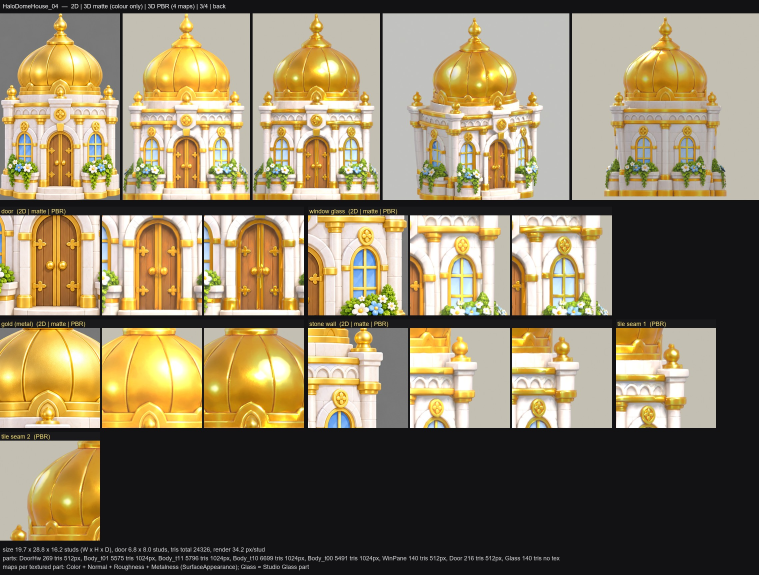
#> input picture art/review/img3/HaloDomeHouse_04_check.jpg, 2276 x 1724 px (shown at 1/3 size)
$ python cut_solid.py ../../art/review/img3/HaloDomeHouse_04_check.jpg out.png
#> lines starting #> are read from the running program, lines starting #| are printed output that depends on the picture; after the words box and inside, x2 and y2 are one past the last pixel; in counts of white or black regions, pixels touching at a corner belong together
### tools/cutout_flat.py
"""Cut a sprite/icon out of a flat solid background (e.g. Firefly "plain flat medium gray").

Keeps dark outlines that remote background removers sometimes eat.

Usage:
  py tools/cutout_flat.py <src.png> <out.png> [--size 512] [--fill 0.86] [--tol 48] [--soft 10]
  py tools/cutout_flat.py <src.png> <out.png> --check art/review/<name>_check.png
  py tools/cutout_flat.py <src.png> <out.png> --holes   (also clear enclosed background holes,
      e.g. trophy handles, bag strap loops; prints each hole so you can confirm it).
      Gray backgrounds only: on a white background, white shine spots match the backdrop
      and would be punched out.

How it works:
  1. Background colour = median of the four 20px corner blocks.
  2. Pixels within --tol (RGB distance) of it that connect to the image border are background.
  3. Inside that region alpha ramps from 0 (distance <= --soft) to 1 (distance >= --tol), and
     the colour is decontaminated: rgb = (I - (1 - a) * bg) / a.
  4. Alpha below 8 becomes 0, the result is trimmed, padded to a square with the subject at
     --fill of the side, and resized to --size.
--check writes a sheet on light / navy / magenta backgrounds plus a 48px copy.
Always look at the check sheet enlarged before showing or uploading (AGENTS.md cutout rule).
"""
import argparse

import numpy as np
from PIL import Image
from scipy import ndimage


def cutout(src, tol=48.0, soft=10.0, holes=False, hole_min=150, hole_tol=5.0):
#> called with tol = 12, soft = 5, holes = False, hole_min = 150, hole_tol = 5
    img = np.asarray(Image.open(src).convert("RGB")).astype(np.float32)
    h, w, _ = img.shape
    b = 20
    corners = np.concatenate([
        img[:b, :b].reshape(-1, 3), img[:b, -b:].reshape(-1, 3),
        img[-b:, :b].reshape(-1, 3), img[-b:, -b:].reshape(-1, 3),
    ])
#> corners = 1600 rows, first 8: [18, 18, 20], [18, 18, 20], [18, 18, 20], [18, 18, 20], [18, 18, 20], [18, 18, 20], [18, 18, 20], [18, 18, 20]
    bg = np.median(corners, axis=0)
#> bg = [18, 18, 20]
    d = np.sqrt(((img - bg) ** 2).sum(axis=2))

    labels, _ = ndimage.label(d < tol)
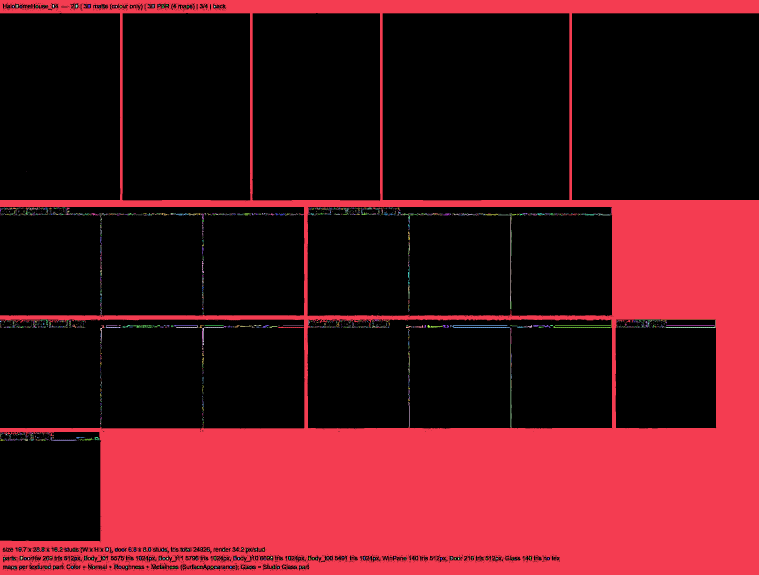
#> labels: shape (1724, 2276) int32 (shown at 1/3 size); 3240 distinct labels, from 0 to 3239; one colour per label, 0 black
    edge = np.unique(np.concatenate([labels[0], labels[-1], labels[:, 0], labels[:, -1]]))
#> edge = 21 values from 0 to 2950
    edge = edge[edge != 0]
#> edge = 20 values from 1 to 2950
    region = np.isin(labels, edge)
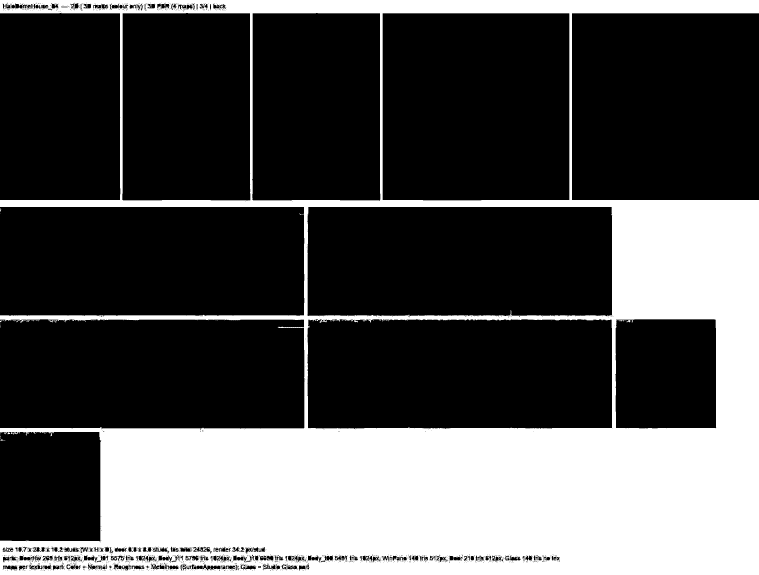
#> region: shape (1724, 2276) bool (shown at 1/3 size); 32% white; 14 white regions (12 under 20 px), largest, box (x1, y1, x2, y2) and area: (0, 0, 2276, 1724) 1253673, (0, 1318, 16, 1322) 30
    if holes:
        # Enclosed pockets of flat background (not touching the border): clear them when the
        # pocket is big enough and its median colour is very close to the background.
        for lab, sl in enumerate(ndimage.find_objects(labels), start=1):
            if sl is None or lab in edge:
                continue
            m = labels[sl] == lab
            area = int(m.sum())
            med = float(np.median(d[sl][m]))
            if area >= hole_min and med <= hole_tol:
                region[sl] |= m
                print(f"  hole cleared: {area}px at y{sl[0].start}-{sl[0].stop} x{sl[1].start}-{sl[1].stop} (median dist {med:.1f})")

    a = np.ones((h, w), np.float32)
    a[region] = np.clip((d[region] - soft) / (tol - soft), 0.0, 1.0)

    rgb = img.copy()
    safe = np.maximum(a, 1e-3)[..., None]
    dec = (img - (1.0 - a)[..., None] * bg) / safe
    rgb[region] = np.clip(dec[region], 0, 255)

    alpha = (a * 255).round().astype(np.uint8)
    alpha[alpha < 8] = 0
#> alpha: shape (1724, 2276); min 0, max 255, mean 174.5
    out = np.dstack([rgb.round().astype(np.uint8), alpha])
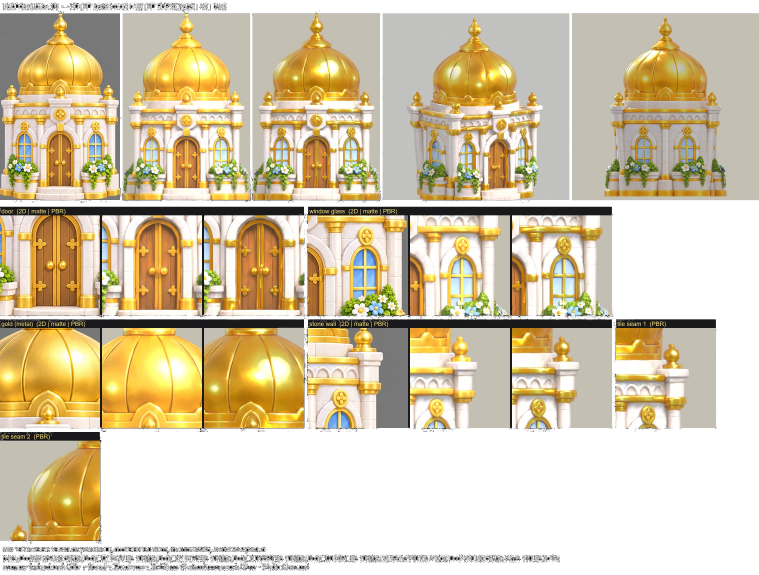
#> out: shape (1724, 2276, 4) (shown at 1/3 size); mean R, G, B, A 136.2, 122.2, 94, 174.5; transparent parts drawn white
    return Image.fromarray(out, "RGBA")


# [65 lines left out: functions square, edge_fix, check_sheet, main, not called in this run]


# [2 lines that do not run on import are left out]

### tools/img2/cut_solid.py
"""Cutout for props with pale stone/shadows close to the gray backdrop: no bites, no pin holes.

py cut_solid.py <src> <out> [--tol 12 --soft 5 --close 3 --gap-min 300 --gap-tol 10]
1. tools/cutout_flat.cutout (flood from the border only, no hole clearing) at source size.
2. The flood can creep into the subject along dark cracks. Close the opaque mask by --close px and fill it:
   every pixel inside that solid silhouette (2 px in from the edge) that is not opaque gets alpha 255 and its
   original source colour back.
3. Real see-through gaps (between legs, pole and flag) are kept: an enclosed hole of the closed mask that is at
   least --gap-min px and whose median colour is within --gap-tol of the backdrop stays transparent.
4. Keep the largest piece (+ pieces >= --min-piece of it, default 2%), trim to the alpha box + 2 px, no resize.
"""
import argparse
import os
import sys

import numpy as np
from PIL import Image
from scipy import ndimage

sys.path.insert(0, os.path.join(os.path.dirname(os.path.abspath(__file__)), ".."))
from cutout_flat import cutout  # noqa: E402


def disk(r):
    y, x = np.ogrid[-r:r + 1, -r:r + 1]
    return x * x + y * y <= r * r


def main():
    ap = argparse.ArgumentParser()
    ap.add_argument("src")
    ap.add_argument("out")
    ap.add_argument("--tol", type=float, default=12.0)
    ap.add_argument("--soft", type=float, default=5.0)
    ap.add_argument("--close", type=int, default=3)
    ap.add_argument("--gap-min", type=int, default=300)
    ap.add_argument("--gap-tol", type=float, default=10.0)
    ap.add_argument("--min-piece", type=float, default=0.02, help="drop detached pieces smaller than this share of the largest (0.001 keeps floating ember blobs)")
    a = ap.parse_args()

    src = np.asarray(Image.open(a.src).convert("RGB")).astype(np.float32)
    cut = np.asarray(cutout(a.src, a.tol, a.soft, False)).copy()
    al = cut[..., 3]
    h, w = al.shape
    b = 20
    corners = np.concatenate([src[:b, :b].reshape(-1, 3), src[:b, -b:].reshape(-1, 3),
                              src[-b:, :b].reshape(-1, 3), src[-b:, -b:].reshape(-1, 3)])
    bg = np.median(corners, axis=0)
#> bg = [18, 18, 20]
    dist = np.sqrt(((src - bg) ** 2).sum(axis=2))

    m = al > 128
#> m: shape (1724, 2276) bool; 68.5% white; 211 black regions (209 under 20 px), largest, box (x1, y1, x2, y2) and area: (0, 0, 2276, 1724) 1237189, (725, 1696, 737, 1706) 62
    mc = ndimage.binary_closing(m, structure=disk(a.close))
#> mc: shape (1724, 2276) bool; 69.2% white; 38 black regions, largest, box (x1, y1, x2, y2) and area: (0, 0, 2276, 1724) 1187956, (912, 643, 924, 945) 3110, (339, 1653, 500, 1709) 2678
    solid = ndimage.binary_fill_holes(mc)
#> solid: shape (1724, 2276) bool; 69.7% white; 1 black region, box (x1, y1, x2, y2) and area: (0, 0, 2276, 1724) 1187793
    holes = solid & ~mc
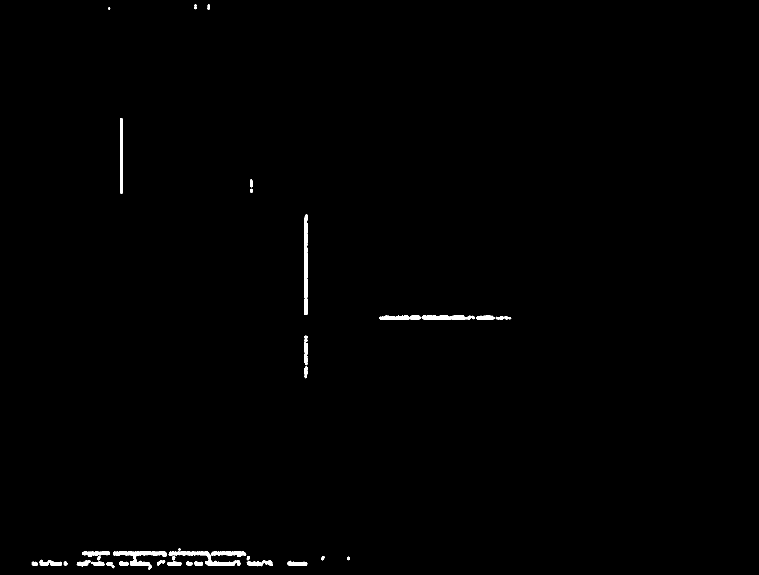
#> holes: shape (1724, 2276) bool (shown at 1/3 size); 0.57% white; 39 white regions, largest, box (x1, y1, x2, y2) and area: (912, 643, 924, 945) 3110, (339, 1653, 500, 1709) 2678, (506, 1654, 722, 1698) 2569
    lab, n = ndimage.label(holes)
#> lab: shape (1724, 2276) int32; 41 distinct labels, from 0 to 40
#> n = 40
    kept = 0
    for i, sl in enumerate(ndimage.find_objects(lab), start=1):
        reg = lab[sl] == i
        area = int(reg.sum())
        if area >= a.gap_min and float(np.median(dist[sl][reg])) <= a.gap_tol:
            solid[sl][reg] = False
            kept += 1
#> this loop made 40 passes
#> area on passes 1 to 8: 71, 92, 29, 1785, 158, 67, 3110, 1171
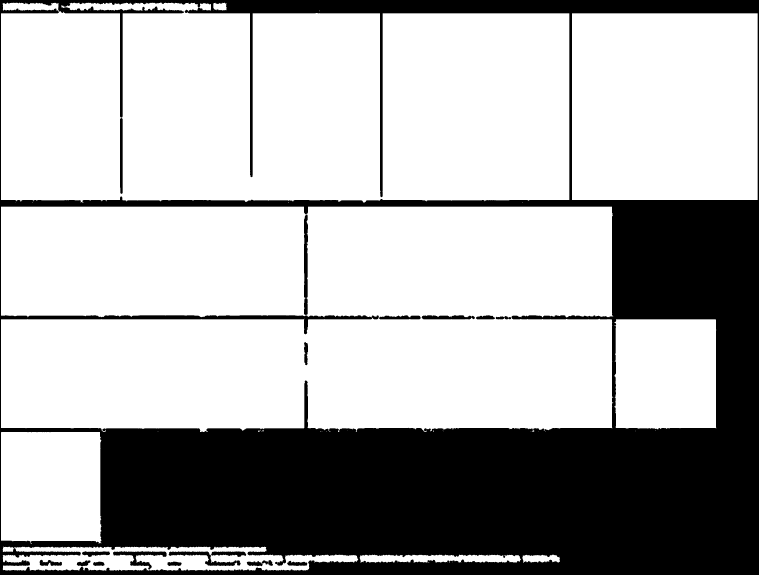
#> solid: shape (1724, 2276) bool (shown at 1/3 size); 69.2% white; 19 black regions, largest, box (x1, y1, x2, y2) and area: (0, 0, 2276, 1724) 1187793, (912, 643, 924, 945) 3110, (339, 1653, 500, 1709) 2678
#> after the loop, kept = 18
    interior = ndimage.binary_erosion(solid, iterations=2)
#> interior: shape (1724, 2276) bool; 67.7% white; 6 black regions, box (x1, y1, x2, y2) and area: (0, 0, 2276, 1724) 1260904, (504, 1652, 741, 1700) 5216, (117, 1677, 188, 1700) 1104, (910, 1024, 926, 1098) 932, (500, 1683, 547, 1700) 632, (277, 1683, 316, 1700) 511
    fix = interior & (al < 250)
#> fix: shape (1724, 2276) bool; 0.81% white; 673 white regions (486 under 20 px), largest, box (x1, y1, x2, y2) and area: (443, 1666, 618, 1710) 3430, (266, 1650, 394, 1710) 2653, (153, 1661, 255, 1710) 1774
    cut[fix, :3] = src[fix].round().astype(np.uint8)
    cut[fix, 3] = 255

    # largest piece (+ big companions)
    lab2, n2 = ndimage.label(cut[..., 3] > 0, structure=np.ones((3, 3)))
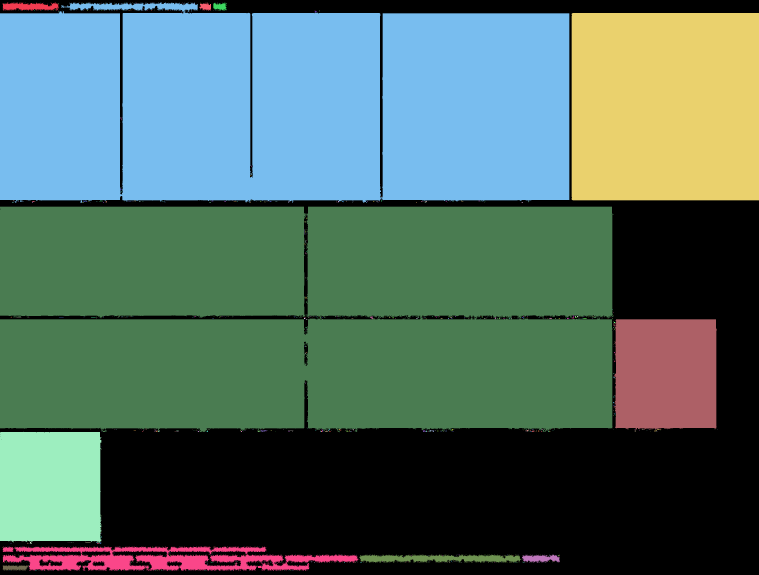
#> lab2: shape (1724, 2276) int32 (shown at 1/3 size); 1095 distinct labels, from 0 to 1094; one colour per label, 0 black
#> n2 = 1094
    if n2 > 1:
        sizes = ndimage.sum(np.ones((h, w)), lab2, range(1, n2 + 1))
#> sizes = 1094 values, max 1198372 at index 238, min 1 at index 1, mean 2491.6
        big = sizes.max()
#> big = 1198372
        drop = [i + 1 for i, s in enumerate(sizes) if s < big * a.min_piece]
#> drop = 1088 values from 1 to 1094
        cut[np.isin(lab2, drop), 3] = 0
    im = Image.fromarray(cut, "RGBA")
    box = im.getchannel("A").getbbox()
#> box = (0, 8, 2276, 1712)
    x0, y0, x1, y1 = box
#> x0 = 0; y0 = 8; x1 = 2276; y1 = 1712
    im = im.crop((max(0, x0 - 2), max(0, y0 - 2), min(w, x1 + 2), min(h, y1 + 2)))
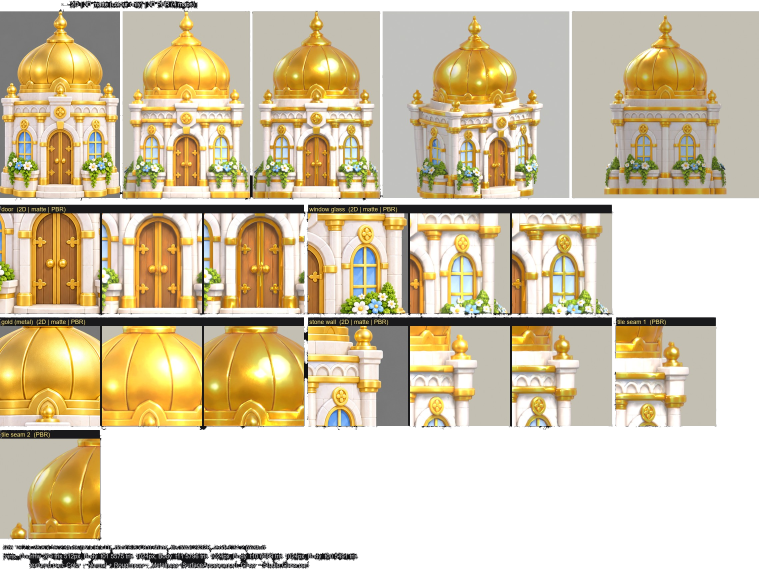
#> im: PIL image 2276x1708 RGBA (shown at 1/3 size); mean R, G, B, A 137.1, 122.9, 94.5, 176.9; transparent parts drawn white
    im.save(a.out)
    print(f"{os.path.basename(a.out)} {im.size} fixed {int(fix.sum())} px, see-through gaps kept {kept}")
#| out.png (2276, 1708) fixed 31797 px, see-through gaps kept 18


if __name__ == "__main__":
    main()

$ run again, on art/review/img3/HaloDomeHouse_07_check.jpg
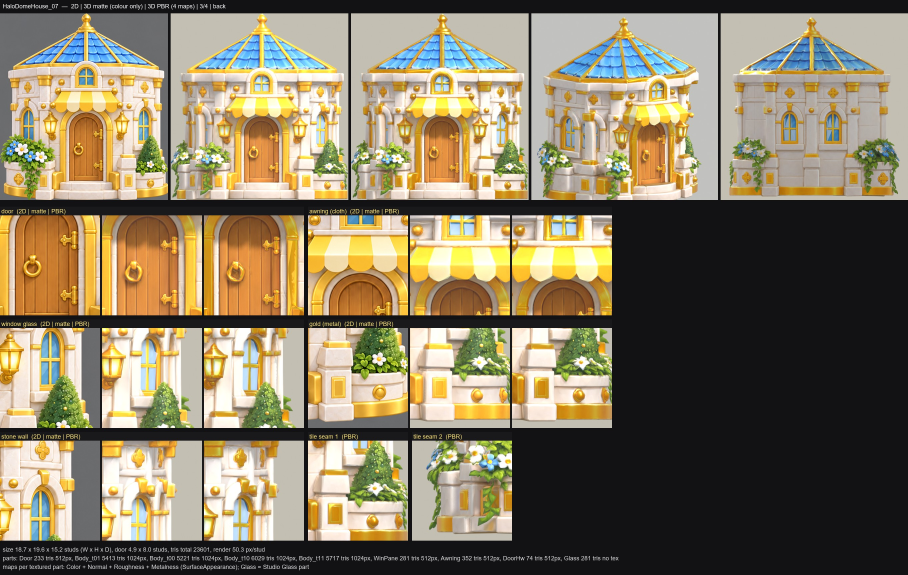
#> input picture art/review/img3/HaloDomeHouse_07_check.jpg, 2722 x 1724 px (shown at 1/3 size)
#> in cutout, `corners = np.concatenate([ img[:b, :b].reshape(-1, 3), img[:b, -b:].re..`: corners = 1600 rows, first 8: [18, 18, 20], [18, 18, 20], [18, 18, 20], [18, 18, 20], [18, 18, 20], [18, 18, 20], [18, 18, 20], [18, 18, 20]
#> in cutout, `bg = np.median(corners, axis=0)`: bg = [18, 18, 20]
#> labels: shape (1724, 2722) int32; 4065 distinct labels, from 0 to 4064
#> in cutout, `edge = np.unique(np.concatenate([labels[0], labels[-1], labels[:, 0], ..`: edge = 17 values from 0 to 3513
#> in cutout, `edge = edge[edge != 0]`: edge = [1, 167, 228, 266, 623, 625, 1625, 1687, 1706, 1927, 2100, 2703, 3023, 3078, 3174, 3513]
#> region: shape (1724, 2722) bool; 31.5% white; 12 white regions (10 under 20 px), largest, box (x1, y1, x2, y2) and area: (0, 0, 2722, 1724) 1476142, (0, 1298, 11, 1306) 28
#> in main, `bg = np.median(corners, axis=0)`: bg = [18, 18, 20]
#> m: shape (1724, 2722) bool; 68.9% white; 263 black regions (261 under 20 px), largest, box (x1, y1, x2, y2) and area: (0, 0, 2722, 1724) 1457733, (725, 1696, 737, 1706) 62
#> mc: shape (1724, 2722) bool; 69.5% white; 54 black regions, largest, box (x1, y1, x2, y2) and area: (0, 0, 2722, 1724) 1399836, (858, 862, 1181, 988) 4367, (1534, 946, 1783, 958) 2526
#> holes: shape (1724, 2722) bool; 0.65% white; 57 white regions, largest, box (x1, y1, x2, y2) and area: (858, 862, 1181, 988) 4367, (1534, 946, 1783, 958) 2526, (318, 947, 545, 958) 2370
#> lab: shape (1724, 2722) int32; 60 distinct labels, from 0 to 59
#> n = 59
#> the loop in main, `for i, sl in enumerate(ndimage.find_objects(lab), start=1):` made 59 passes
#> area on passes 1 to 8: 71, 92, 29, 558, 63, 156, 134, 4367
#> after the loop in main, `for i, sl in enumerate(ndimage.find_objects(lab), start=1):`:
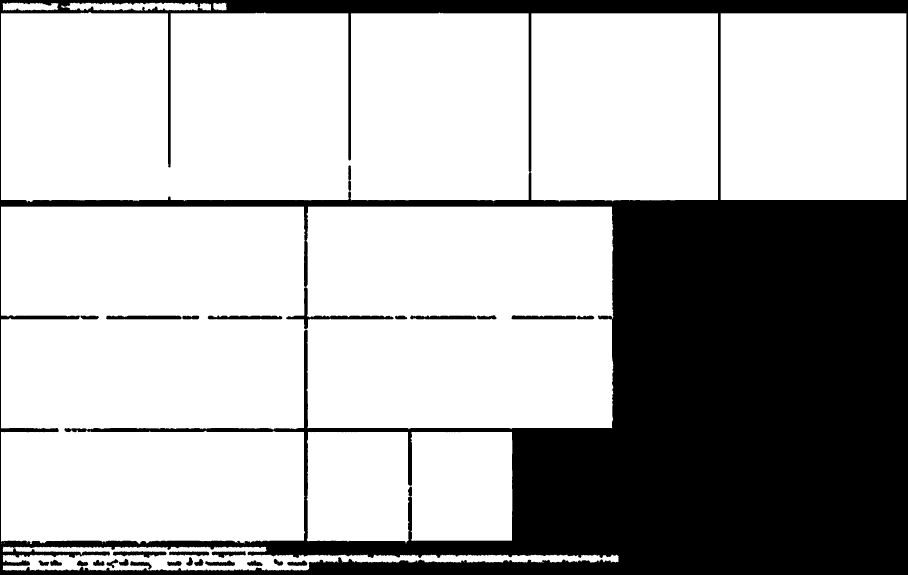
#> solid: shape (1724, 2722) bool (shown at 1/3 size); 69.6% white; 28 black regions, largest, box (x1, y1, x2, y2) and area: (0, 0, 2722, 1724) 1399673, (858, 862, 1181, 988) 4367, (1534, 946, 1783, 958) 2526
#> after the loop in main, `for i, sl in enumerate(ndimage.find_objects(lab), start=1):`: kept = 30
#> interior: shape (1724, 2722) bool; 68.1% white; 14 black regions, largest, box (x1, y1, x2, y2) and area: (0, 0, 2722, 1724) 1470151, (316, 945, 600, 960) 4035, (1228, 944, 1492, 960) 3657
#> fix: shape (1724, 2722) bool; 0.72% white; 779 white regions (566 under 20 px), largest, box (x1, y1, x2, y2) and area: (396, 1653, 537, 1710) 1800, (167, 1666, 240, 1710) 1307, (692, 1659, 756, 1708) 1244
#> lab2: shape (1724, 2722) int32; 1164 distinct labels, from 0 to 1163
#> n2 = 1163
#> sizes = 1163 values, max 1497331 at index 236, min 1 at index 1, mean 2817.5
#> big = 1497331
#> drop = 1156 values from 1 to 1163
#> box = (0, 33, 2722, 1712)
#> x0 = 0; y0 = 33; x1 = 2722; y1 = 1712
#> in main, `im = im.crop((max(0, x0 - 2), max(0, y0 - 2), min(w, x1 + 2), min(h, y..`:
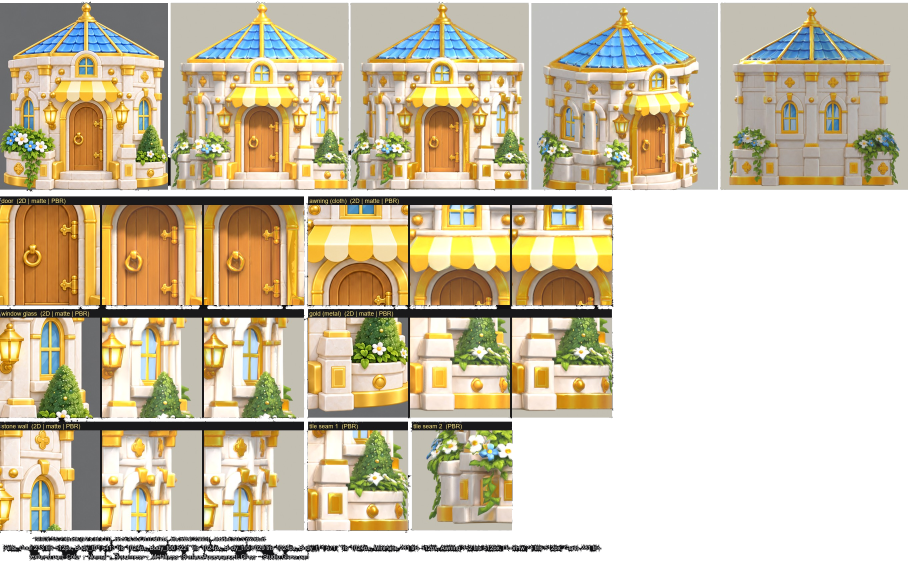
#> im: PIL image 2722x1683 RGBA (shown at 1/3 size); mean R, G, B, A 133.2, 121.3, 96, 180.8; transparent parts drawn white
#| out.png (2722, 1683) fixed 33821 px, see-through gaps kept 30
